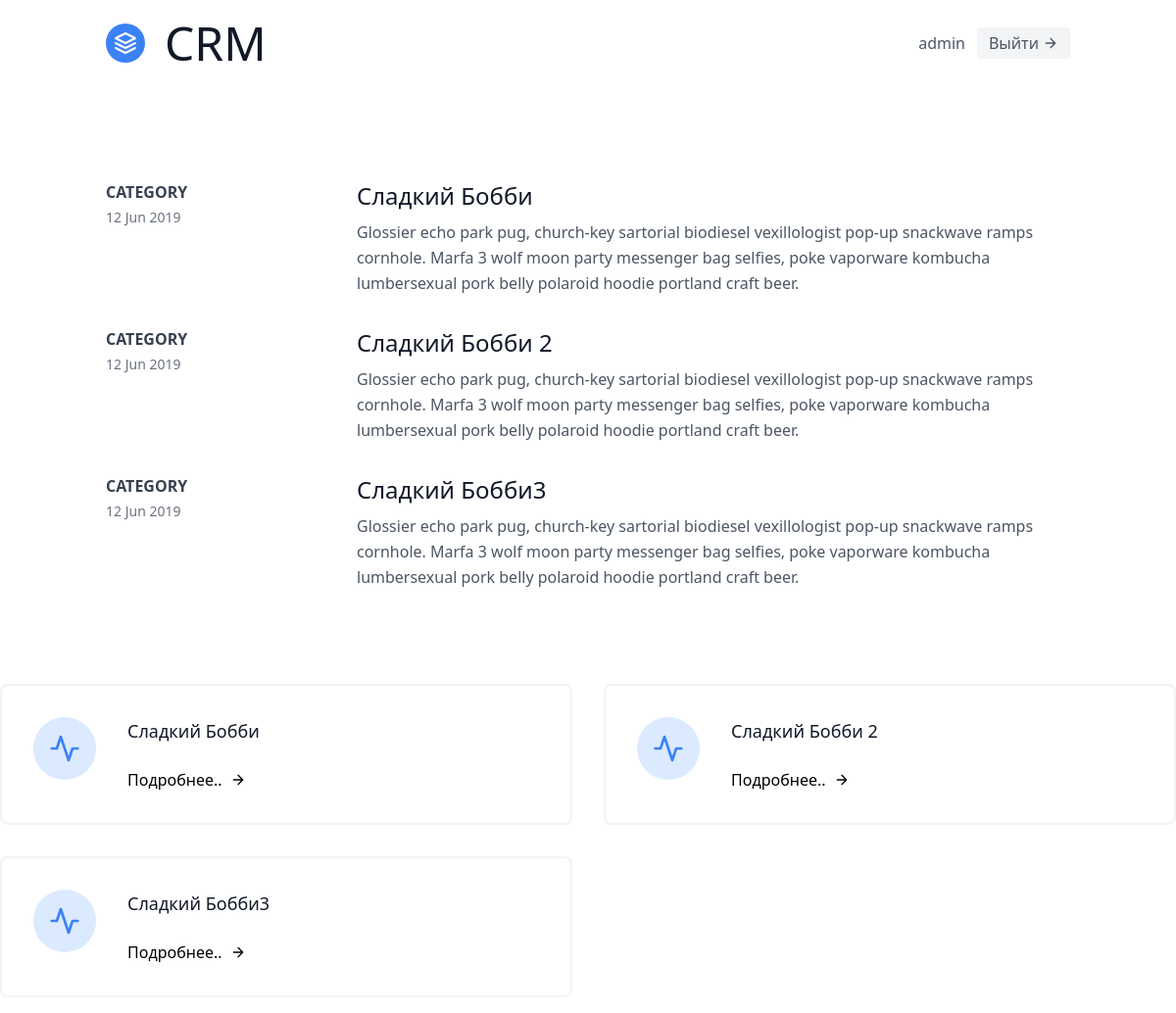
/partners/ (signed in), run on the app's committed database.
### info/models.py (models this page shows, shortened)
class User(AbstractUser):
	pass

class Partner(models.Model):
	fullname = models.CharField(max_length=256)
	host = models.CharField(max_length=128, null=True, blank=True)
	login = models.CharField(max_length=40, null=True)
	password = models.CharField(max_length=50, null=True)
	nds = models.IntegerField(default=0, null=True, blank=True)
	proc = models.IntegerField(null=True, blank=True)
	rod = models.CharField(max_length=256, null=True, blank=True)
	sogl = models.DateField(auto_now_add=False, default=date.today, null=True, blank=True)
	sogl_date = models.DateField(auto_now_add=False, default=date.today, null=True, blank=True)
	name = models.CharField(max_length=256, null=True, blank=True)
	name_podp = models.CharField(max_length=256, null=True, blank=True)
	inn = models.CharField(max_length=256, null=True, blank=True)
	proc_case = models.TextField(null=True, blank=True)
	kpp = models.CharField(max_length=256, null=True, blank=True)
	id_parent = models.IntegerField(null=True, blank=True)
	tel = models.CharField(max_length=128, null=True, blank=True)
	mail = models.CharField(max_length=128, null=True, blank=True)
	remember_token = models.CharField(max_length=100, null=True, blank=True)
	class Meta:
		verbose_name = 'Партнер'
		verbose_name_plural = 'Партнеры'

### info/views.py (the view)
# urls.py: path('partners/', PartnersView.as_view(), name='partners_list'),
class PartnersView(LoginRequiredMixin, generic.ListView):
	template_name = "info/partners/partners_list.html"
	queryset = Operator.objects.all()
	context_object_name = 'partners'
	def get_queryset(self):
		return Partner.objects.all()

### templates/info/partners/partners_list.html (shortened to what this page needs)
{% extends 'base.html' %}
{% block main %}
<section class="text-gray-600 body-font overflow-hidden">
	<div class="container px-5 py-24 mx-auto">
		{% for partner in partners %}
		<div class="-my-8 divide-y-2 divide-gray-400">
			<div class="py-8 flex flex-wrap md:flex-nowrap">
				<div class="md:w-64 md:mb-0 mb-6 flex-shrink-0 flex flex-col">
					<span class="font-semibold title-font text-gray-700">CATEGORY</span>
					<span class="mt-1 text-gray-500 text-sm">12 Jun 2019</span>
				</div>
				<div class="md:flex-grow">
					<a href="#">
						<h2 class="text-2xl font-medium text-gray-900 title-font mb-2">{{ partner.fullname }}</h2>
						<p class="leading-relaxed">Glossier echo park pug, church-key sartorial biodiesel vexillologist pop-up
							snackwave ramps cornhole. Marfa 3 wolf moon party messenger bag selfies, poke vaporware kombucha
							lumbersexual pork belly polaroid hoodie portland craft beer.</p>
					</a>
				</div>
			</div>
		</div>
		{% endfor %}
	</div>
</section>
<div class="flex flex-wrap -m-4">
	{% for partner in partners %}
	<div class="p-4 lg:w-1/2 md:w-full">
		<div class="flex border-2 rounded-lg border-gray-200 border-opacity-50 p-8 sm:flex-row flex-col">
			<div
				class="w-16 h-16 sm:mr-8 sm:mb-0 mb-4 inline-flex items-center justify-center rounded-full bg-blue-100 text-blue-500 flex-shrink-0">
				<svg fill="none" stroke="currentColor" stroke-linecap="round" stroke-linejoin="round" stroke-width="2"
					class="w-8 h-8" viewBox="0 0 24 24">
					<path d="M22 12h-4l-3 9L9 3l-3 9H2"></path>
				</svg>
			</div>
			<div class="flex-grow">
				<h2 class="text-gray-900 text-lg title-font font-medium mb-3">{{ partner.fullname }}</h2>
				<a href="#" class="mt-3 text-darkblue-500 inline-flex items-center hover:text-gray-800">
					Подробнее..
					<svg fill="none" stroke="currentColor" stroke-linecap="round" stroke-linejoin="round" stroke-width="2"
						class="w-4 h-4 ml-2" viewBox="0 0 24 24">
						<path d="M5 12h14M12 5l7 7-7 7"></path>
					</svg>
				</a>
			</div>
		</div>
	</div>
	{% endfor %}
	{% endblock main %}

### templates/navbar.html (shortened to what this page needs)
<header class="text-gray-600 body-font">
	<div class="container mx-auto flex flex-wrap p-5 flex-col md:flex-row items-center">
		<a class="flex title-font font-medium items-center text-gray-900 mb-4 md:mb-0">
			<svg xmlns="http://www.w3.org/2000/svg" fill="none" stroke="currentColor" stroke-linecap="round"
				stroke-linejoin="round" stroke-width="2" class="w-10 h-10 text-white p-2 bg-blue-500 rounded-full"
				viewBox="0 0 24 24">
				<path d="M12 2L2 7l10 5 10-5-10-5zM2 17l10 5 10-5M2 12l10 5 10-5"></path>
			</svg>
			<span class="ml-5 text-5xl">CRM</span>
		</a>
		{% if request.user.is_authenticated %}
		{{request.user.username}}
		<a href="{% url 'logout' %}"
			class="ml-3 inline-flex items-center bg-gray-100 border-0 py-1 px-3 focus:outline-none hover:bg-gray-200 rounded text-base mt-4 md:mt-0">
			Выйти
			<svg fill="none" stroke="currentColor" stroke-linecap="round" stroke-linejoin="round" stroke-width="2"
				class="w-4 h-4 ml-1" viewBox="0 0 24 24">
				<path d="M5 12h14M12 5l7 7-7 7"></path>
			</svg>
		</a>
		{% endif %}
	</div>
</header>

### data on the page
User: user.username "admin"
Partner: fullname "Сладкий Бобби"
Partner: fullname "Сладкий Бобби 2"
Partner: fullname "Сладкий Бобби3"
